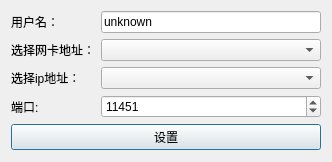
<?xml version="1.0" encoding="UTF-8"?>
<ui version="4.0">
 <class>SettingDialog</class>
 <widget class="QDialog" name="SettingDialog">
  <property name="geometry">
   <rect>
    <x>0</x>
    <y>0</y>
    <width>332</width>
    <height>162</height>
   </rect>
  </property>
  <property name="windowTitle">
   <string>Dialog</string>
  </property>
  <layout class="QGridLayout" name="gridLayout">
   <item row="0" column="0">
    <widget class="QLabel" name="urLabel">
     <property name="text">
      <string>用户名：</string>
     </property>
    </widget>
   </item>
   <item row="0" column="1">
    <widget class="QLineEdit" name="usrLineEdit">
     <property name="text">
      <string>unknown</string>
     </property>
    </widget>
   </item>
   <item row="1" column="0">
    <widget class="QLabel" name="macLabel">
     <property name="text">
      <string>选择网卡地址：</string>
     </property>
    </widget>
   </item>
   <item row="1" column="1">
    <widget class="QComboBox" name="macBoBox"/>
   </item>
   <item row="2" column="0">
    <widget class="QLabel" name="ipLabel">
     <property name="text">
      <string>选择ip地址：</string>
     </property>
    </widget>
   </item>
   <item row="2" column="1">
    <widget class="QComboBox" name="ipBoBox"/>
   </item>
   <item row="3" column="0">
    <widget class="QLabel" name="portLabel">
     <property name="text">
      <string>端口:</string>
     </property>
    </widget>
   </item>
   <item row="3" column="1">
    <widget class="QSpinBox" name="portSpinBox">
     <property name="minimum">
      <number>1024</number>
     </property>
     <property name="maximum">
      <number>50000</number>
     </property>
     <property name="value">
      <number>11451</number>
     </property>
    </widget>
   </item>
   <item row="4" column="0" colspan="2">
    <widget class="QPushButton" name="settingBtn">
     <property name="text">
      <string>设置</string>
     </property>
    </widget>
   </item>
  </layout>
 </widget>
 <resources/>
 <connections/>
</ui>
